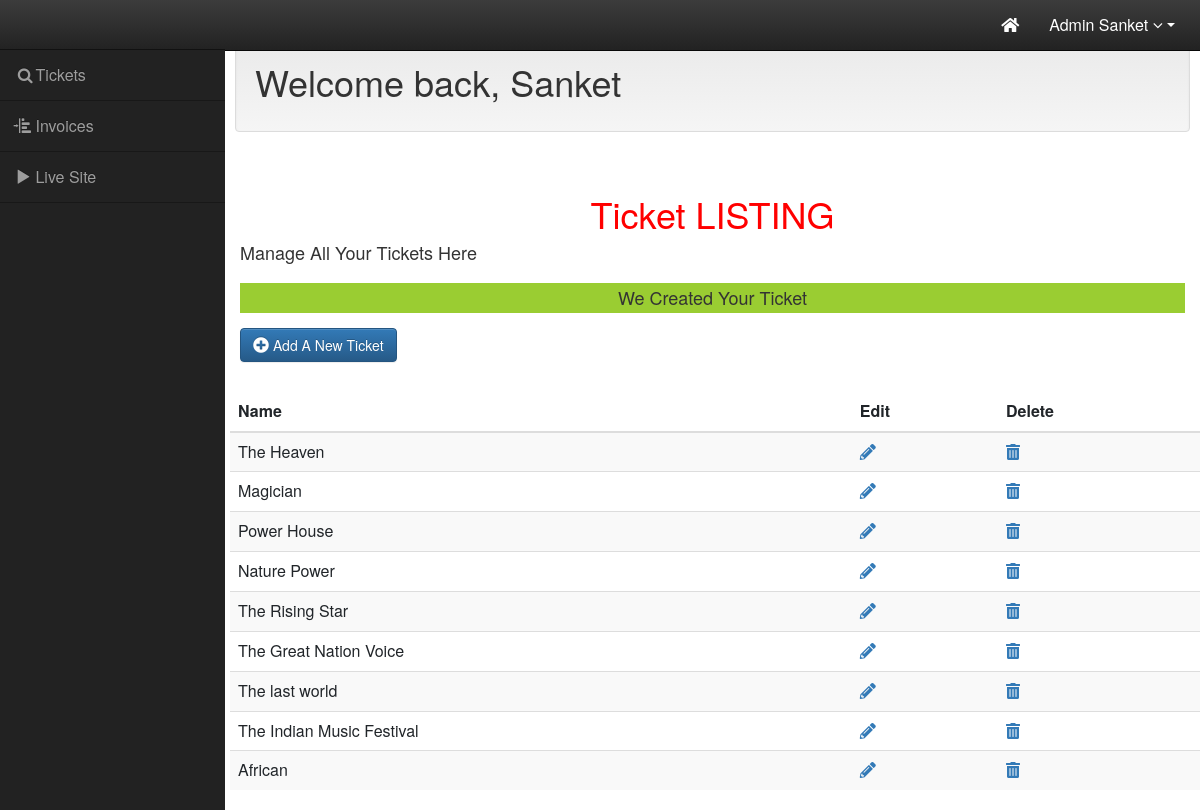
The app's page /source/mesoforte/admin_area/ticket.php?success=true&verb=Created (signed in) with its own data.
### tables this page shows
CREATE TABLE `tickets` (
  `id` int(255) NOT NULL,
  `strName` varchar(255) NOT NULL,
  `strDate` varchar(255) NOT NULL,
  `strTime` varchar(255) NOT NULL,
  `strDescription` text NOT NULL,
  `strLocation` varchar(255) NOT NULL,
  `nQuantity` mediumint(255) NOT NULL,
  `nPrice` float(10,2) NOT NULL,
  `strImage` varchar(255) NOT NULL,
  `nCategoryID` int(255) NOT NULL
);

### source/mesoforte/admin_area/123_connect/config.php (called while the page is built, shortened)
<?php
Class ConnectToDB {
    static function con() {
$DATABASE_HOST = '192.185.103.167';
$DATABASE_USER = 'sanket06_mike';
$DATABASE_PASS = 'Mike@02';
$DATABASE_NAME = 'sanket06_concert';
$connect = mysqli_connect($DATABASE_HOST, $DATABASE_USER, $DATABASE_PASS, $DATABASE_NAME);
return $connect;
$oDb = new ConnectToDB($connect);
return $oDb;
}
}
function getRecords($sql)
{
  $con = ConnectToDB::con();
  $result = mysqli_query($con, $sql);
  return $result;
}
?>

### source/mesoforte/admin_area/ticket.php (the view, shortened to what this page needs)
<?php
include('partials/header.php');
include("123_connect/config.php");
 ?>
<div id="wrapper">
    <nav class="navbar navbar-inverse navbar-fixed-top" role="navigation">
        <ul class="nav navbar-right top-nav">
            <li><a href="dashboard.php" data-placement="bottom" data-toggle="tooltip" href="#" data-original-title="Your Dashboard"><i class="fas fa-home"></i>
                </a>
            </li>
            <li class="dropdown">
                <a href="#" class="dropdown-toggle" data-toggle="dropdown">Admin <?=$_SESSION['name']?> <b class="fa fa-angle-down"></b></a>
            </li>
        </ul>
        <div class="collapse navbar-collapse navbar-ex1-collapse">
            <ul class="nav navbar-nav side-nav">
                <li>
                <a href="ticket.php" data-toggle="collapse" data-target="#submenu-1"><i class="fa fa-fw fa-search"></i>Tickets</a>
                </li>
                <li>
                    <a href="invoices.php" data-toggle="collapse" data-target="#submenu-2"><i class="glyphicon glyphicon-indent-left"></i>  Invoices </a>
                </li>
                <li>
                    <a href="http://sankettech.com/mesoforte/source/mesoforte/index.php" data-toggle="collapse" data-target="#submenu-2"><i class="glyphicon glyphicon-play"></i>  Live Site </a>
                </li>
            </ul>
        </div>
    </nav>
    <div id="page-wrapper">
        <div class="container-fluid">
            <div class="row" id="main" >
                <div class="col-sm-12 col-md-12 well" id="content">
                    <h1>Welcome back, <?=$_SESSION['name']?></h1>
                </div>
            </div>
        </div>
    </div>
    <div class="container-fluid">
    <div class="row">
      <div class="col-xl-12">
        <h1 class="align-middle">Ticket LISTING</h1>
        <h4 class="position">Manage All Your Tickets Here</h4>
    </div>
    </div>
    <div class="row">
      <div class="col-xl-12">
        <?php
        if (isset($_GET["success"]))
        {
          ?>
          <h4 class="message">We <?=ucfirst($_GET["verb"])?> Your Ticket</h4>
          <?php
        }?>
      </div>
    </div>
    <div class="row">
      <div class="action">
        <a href="ticketform.php" class="btn btn-primary mt-2 mb-5 ml-4"><i class="fas fa-plus-circle"></i> Add A New Ticket</a>
      </div>
    </div>
    <div class="row">
    <table class="table table-striped ml-2">
  <thead>
    <tr>
      <th scope="col">Name</th>
      <th scope="col">Edit</th>
      <th scope="col">Delete</th>
    </tr>
  </thead>
  <tbody>
      <?php
        $arrTicket = getRecords("SELECT * FROM tickets");
        while($row = mysqli_fetch_assoc($arrTicket))
        {
          echo " <tr>
          <td>{$row["strName"]}</td>
          <td><a href=\"ticketform.php?ticketID={$row["id"]}\"><i class=\"fas fa-pencil-alt\"></i></a></td>
          <td><a href=\"deleteticket.php?ticketID={$row["id"]}\"><i class=\"fas fa-trash-alt\"></i></a></td></tr>";
        }
      ?>
  </tbody>
</table>
    </div>
  </div>
</div>
    <?php
include('partials/footer.php')
 ?>

### source/mesoforte/admin_area/style.css (style rules this page uses)
* { box-sizing: border-box; font-size: 16px; }
body { background-color: #435165; }
#wrapper { padding-left: 0; }
#page-wrapper { width: 100%; padding: 0; background-color: #fff; }
.top-nav { padding: 0 15px; }
.top-nav>li { display: inline-block; float: left; }
.top-nav>li>a { padding-top: 20px; padding-bottom: 20px; line-height: 20px; color: #fff; }
.align-middle { text-align: center;color: red; }
.message { text-align: center;background-color: yellowgreen;padding: 5px; transition: 3s all ease-in; }
@media (min-width:768px) { #wrapper { padding-left: 225px; } }
@media (min-width:768px) { #page-wrapper { padding: 22px 10px; } }
@media (min-width:768px) { .side-nav { position: fixed; top: 49px; left: 0px; width: 225px; margin-left: -225px; border: none; border-radius: 0; border-top: 1px rgba(0,0,0,.5) solid; overflow-y: auto; background-color: #222; bottom: 0; overflow-x: hidden; padding-bottom: 40px; } }
@media (min-width:768px) { .side-nav>li>a { width: 225px; border-bottom: 1px rgba(0,0,0,.3) solid; } }
@media (min-width:768px) { body { margin-top: 50px; } }

### records on screen
tickets: strName "The Heaven"
tickets: strName "Magician"
tickets: strName "Power House"
tickets: strName "Nature Power"
tickets: strName "The Rising Star"
tickets: strName "The Great Nation Voice"
tickets: strName "The last world"
tickets: strName "The Indian Music Festival"
tickets: strName "African"

### other values on screen
$_SESSION['name'] "Sanket"
$_GET["verb"] "Created"
